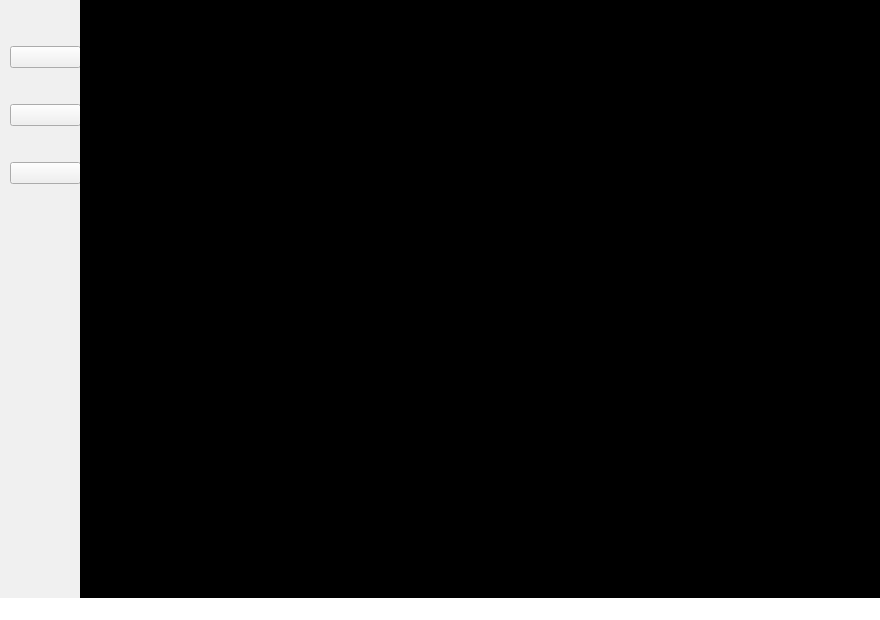
<?xml version="1.0" encoding="UTF-8"?>
<ui version="4.0">
 <class>StreamPlayer</class>
 <widget class="QMainWindow" name="StreamPlayer">
  <property name="geometry">
   <rect>
    <x>0</x>
    <y>0</y>
    <width>880</width>
    <height>620</height>
   </rect>
  </property>
  <property name="windowTitle">
   <string>StreamPlayer</string>
  </property>
  <property name="styleSheet">
   <string notr="true">background-color: rgb(255, 255, 255);</string>
  </property>
  <property name="toolButtonStyle">
   <enum>Qt::ToolButtonStyle::ToolButtonIconOnly</enum>
  </property>
  <widget class="QWidget" name="centralwidget">
   <widget class="QWidget" name="widget" native="true">
    <property name="geometry">
     <rect>
      <x>0</x>
      <y>0</y>
      <width>81</width>
      <height>601</height>
     </rect>
    </property>
    <property name="styleSheet">
     <string notr="true">background-color: rgb(240, 240, 240);</string>
    </property>
    <widget class="QWidget" name="widget_2" native="true">
     <property name="geometry">
      <rect>
       <x>10</x>
       <y>10</y>
       <width>71</width>
       <height>211</height>
      </rect>
     </property>
     <widget class="QWidget" name="verticalLayoutWidget">
      <property name="geometry">
       <rect>
        <x>0</x>
        <y>0</y>
        <width>71</width>
        <height>211</height>
       </rect>
      </property>
      <layout class="QVBoxLayout" name="verticalLayout">
       <property name="spacing">
        <number>0</number>
       </property>
       <property name="sizeConstraint">
        <enum>QLayout::SizeConstraint::SetDefaultConstraint</enum>
       </property>
       <item>
        <widget class="QPushButton" name="pushButton">
         <property name="sizeIncrement">
          <size>
           <width>0</width>
           <height>0</height>
          </size>
         </property>
         <property name="cursor">
          <cursorShape>ArrowCursor</cursorShape>
         </property>
         <property name="styleSheet">
          <string notr="true"/>
         </property>
         <property name="text">
          <string/>
         </property>
         <property name="icon">
          <iconset resource="img/img.qrc">
           <normaloff>:/img/radius.png</normaloff>
           <activeon>:/img/radius.png</activeon>:/img/radius.png</iconset>
         </property>
         <property name="iconSize">
          <size>
           <width>50</width>
           <height>70</height>
          </size>
         </property>
         <property name="shortcut">
          <string>W</string>
         </property>
        </widget>
       </item>
       <item>
        <widget class="QPushButton" name="pushButton_3">
         <property name="text">
          <string/>
         </property>
         <property name="icon">
          <iconset resource="img/img.qrc">
           <normaloff>:/img/connect.png</normaloff>:/img/connect.png</iconset>
         </property>
         <property name="iconSize">
          <size>
           <width>50</width>
           <height>70</height>
          </size>
         </property>
        </widget>
       </item>
       <item>
        <widget class="QPushButton" name="pushButton_2">
         <property name="text">
          <string/>
         </property>
         <property name="icon">
          <iconset resource="img/img.qrc">
           <normaloff>:/img/menu.png</normaloff>:/img/menu.png</iconset>
         </property>
         <property name="iconSize">
          <size>
           <width>50</width>
           <height>70</height>
          </size>
         </property>
        </widget>
       </item>
      </layout>
     </widget>
    </widget>
   </widget>
   <widget class="QFrame" name="frameVideo">
    <property name="geometry">
     <rect>
      <x>80</x>
      <y>0</y>
      <width>800</width>
      <height>600</height>
     </rect>
    </property>
    <property name="styleSheet">
     <string notr="true">background-color: rgb(0, 0, 0);</string>
    </property>
    <property name="frameShape">
     <enum>QFrame::Shape::NoFrame</enum>
    </property>
    <property name="frameShadow">
     <enum>QFrame::Shadow::Raised</enum>
    </property>
   </widget>
  </widget>
  <widget class="QStatusBar" name="statusbar"/>
  <action name="actionTCP_Connect">
   <property name="text">
    <string>TCP Connect</string>
   </property>
  </action>
 </widget>
 <resources>
  <include location="img/img.qrc"/>
 </resources>
 <connections/>
</ui>
